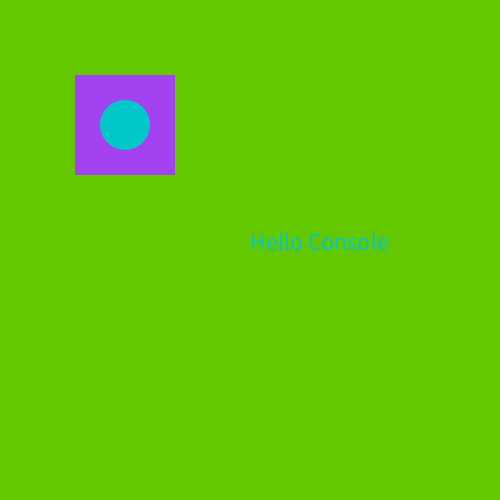
Frame 1 (no input)
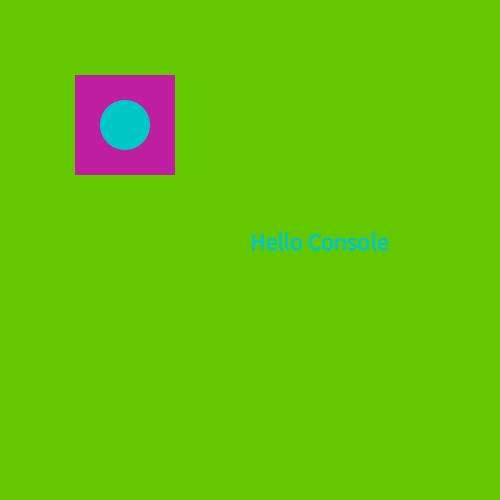
Frame 60 (the mouse pressed at the canvas centre just before this capture)
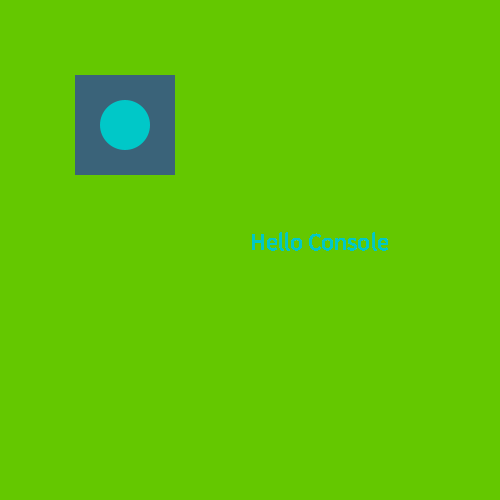
Frame 120 (the mouse held since frame 60 and released just before this capture)

The Processing sketch that drew these frames (run headless with seeded random() and noise(); from frame 60 on, the mouse is pressed at the canvas centre):

// Processing sketch: code_day_1_1
// ── code_day_1_1.pde
int w;
int h;
float myFloat;
String myString;
void setup(){
   myString = "Hello Console";
  //the program won't read this line - can be used to take notes or write comments
  //println(myString);
  //slowing down frame rate slows down everything - auto set to around 30
  
   size(500, 500);
   background(100, 200, 0);
   noStroke();
   //frameRate(5);
   textSize(24);
}

void draw(){
  //automatically loops code indef
  //println("Hello Console");
  //println("Hi Back");
  //random fill 0-255 means the program chooses the fill color
  
  rectMode(CENTER);
  fill(random(0, 255), random(0, 255), random(0, 255));
  rect(width*.25, height*.25, 100, 100);
  
  fill(0, 200, 200);
  ellipse(width*.25, height*.25, 50, 50);
  
  text(myString, width/2, height/2);
}
